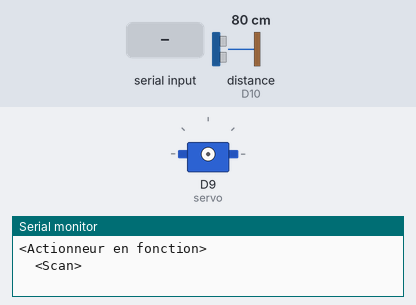
A program run on a simulated STM32 Nucleo. Parts: servo, the last lines printed to the serial monitor. The inputs (shaded band) are chosen by the test bench; at power-on: distance to the obstacle (sensor on D10) 80 cm.

Above: at 1.2 s.
1.3 s: "e" received over Serial
2.8 s: distance to the obstacle (sensor on D10) set to 11 cm
4.3 s: distance to the obstacle (sensor on D10) set to 8 cm
At 4.8 s:
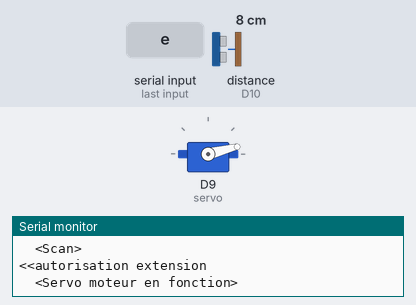
At 10.1 s:
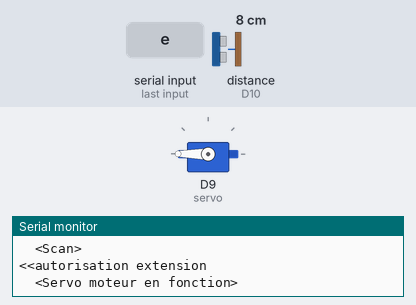
Timing chart, 0 to 11.6 s (numbered marks = the images above; inputs shaded):
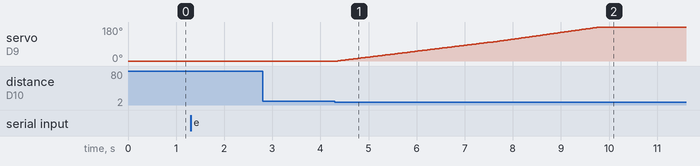

Measured:
- the behaviour switches between 10 and 9 cm on distance to the obstacle (sensor on D10) (found by bisection; images 0 and 1)
- after the input at 2.8 s, every drawn part: stays the same
- after the input at 4.3 s, servo on D9 (servo): moves from 0° to 180° over 5.4 s, starting after 0.06 s

The program:

main.cpp
```cpp
/*
AREM
(Antoine C)


Code de l'actionneur du robot CDR:
Composants:
- Servo moteur 360° (asservi en vitesse) avec pins: 5V, GND, PWM
- TOF VL53L1X avec les pins: SDA, SCL, GND, 5V, XSDN

Avec COEF_EXTENSION_BRAS = 1.7 actionner prends 8s
*/

#include <Wire.h>
#include <Servo.h>
#include <VL53L1X.h>

#define TOF_XSDN PA9 //pin XSDN du TOF
#define COEF_EXTENSION_BRAS 1.7 //1.7 permet une extension de 7cm environ avec une derive de 0.5mm vers l'arriere par extension complete
#define INSTRUCTION_SIZE 30


VL53L1X sensor;
Servo servo;

int pos = 0; //"position" du servo moteur qui n'en est pas un en fait (servo 360° = moteur à courant continu asservi en vitesse et pilotable en vitesse et direction au lieu de pilotable en angle )
int flag_extension = 0; //flag d'autorisation extension bras (la raspi autorise quand elle est devant un panneau)

void setup()
{
  //sequence pour reset le TOF
  pinMode(TOF_XSDN, OUTPUT);
  digitalWrite(TOF_XSDN, 0);
  pinMode(TOF_XSDN, INPUT); //normalement on s'attends a un digitalWrite(TOF_XSDN, 1) mais sombre histoire la ca fonctionne.
  //en fait il semble que le pin XSDN attende du 5V pour s'activer sur le TOF or la STM sort du 3,7V... RIP

  while (!Serial) {} //on attends que le port serie soit dispo

  Serial.begin(9600);

  //setup du bus i2c pour la communication avec le TOF
  Wire.begin();
  Wire.setClock(400000); // use 400 kHz I2C


  //setup du TOF
  sensor.stopContinuous();
  sensor.setTimeout(500);
  if (!sensor.init())
  {
    Serial.println("Failed to detect and initialize sensor!");
    while (1) {}
  }

  // Use long distance mode and allow up to 50000 us (50 ms) for a measurement.
  // You can change these settings to adjust the performance of the sensor, but
  // the minimum timing budget is 20 ms for short distance mode and 33 ms for
  // medium and long distance modes. See the VL53L1X datasheet for more
  // information on range and timing limits.
  sensor.setDistanceMode(VL53L1X::Long);
  sensor.setMeasurementTimingBudget(50000);
  sensor.setAddress(10);

  // Start continuous readings at a rate of one measurement every 50 ms (the
  // inter-measurement period). This period should be at least as long as the
  // timing budget.
  sensor.startContinuous(50); //demarre les mesures en continu


  Serial.println("<Actionneur en fonction>");
  Serial.println("\t<Scan>");
}


void loop()
{

  //verification du port serie
  if (Serial.available()) {
    //si un ordre est envoyé
    char instruction[INSTRUCTION_SIZE];
    int i = 0;

    while (Serial.available() && i<INSTRUCTION_SIZE) {
      //on recupere tout les caracteres
      instruction[i] = Serial.read();
      i++;

      //decodage instruction
      if (instruction[0] == 'e') {
        //on autorise l'extension
        flag_extension = 1;
        Serial.println("<<autorisation extension");
      }
    }

  }


  if (sensor.timeoutOccurred())
  {
    //procedure si le TOF deconne, on le redemarre tout simplement
    Serial.print(" TIMEOUT");
    Serial.println("; Redemarrage actionneur..");

    //je ne suis pas sur de l'utilite des delais mais ils sont la
    sensor.stopContinuous();
    delay(10);
    pinMode(TOF_XSDN, OUTPUT);
    digitalWrite(TOF_XSDN, 0);
    pinMode(TOF_XSDN, INPUT);
    sensor.startContinuous(200);
    delay(10);
  }

  else if (flag_extension)
  {
    //quelques prompts utiles au debug
    // Serial.print("distance: ");
    // Serial.print(sensor.read());
    // Serial.print(", angle moteur: ");
    // Serial.print(servo.read());
    // Serial.println();

    //test de proximite d'un obstacle (normalement d'un panneau solaire)
    if (sensor.read() < 100)
    {
      digitalWrite(LED_BUILTIN, 1);
      Serial.println("\t<Servo moteur en fonction>");

      servo.attach(D9); //demarrage du servomoteur

      //le pilotage du servo est cahotique mais la sequence ci dessous fonctionne bien
      //on deploie le bras
      for (pos = 0; pos <= 100; pos += 1)
      {
        // Serial.println(pos); //du debug
        servo.write(pos);
        delay(19*COEF_EXTENSION_BRAS); //delay(19*COEF); //autre reglage plus efficace pour des COEFS proche de 1
      }
      //on retracte le bras
      for (pos = 100; pos <= 200; pos += 1)
      {
        servo.write(pos);
        delay(17*COEF_EXTENSION_BRAS); //delay(15*COEF); //autre reglage plus efficace pour des COEFS proche de 1
      }

      servo.detach(); //arret moteur

      Serial.println("\t<Servo moteur arrete>");
      Serial.println("\t<Scan>");

      digitalWrite(LED_BUILTIN, 0);


      flag_extension = 0;

      //on envoie le message comme quoi on a fini
      Serial.println(">>fin");
    }
  }
}
```
